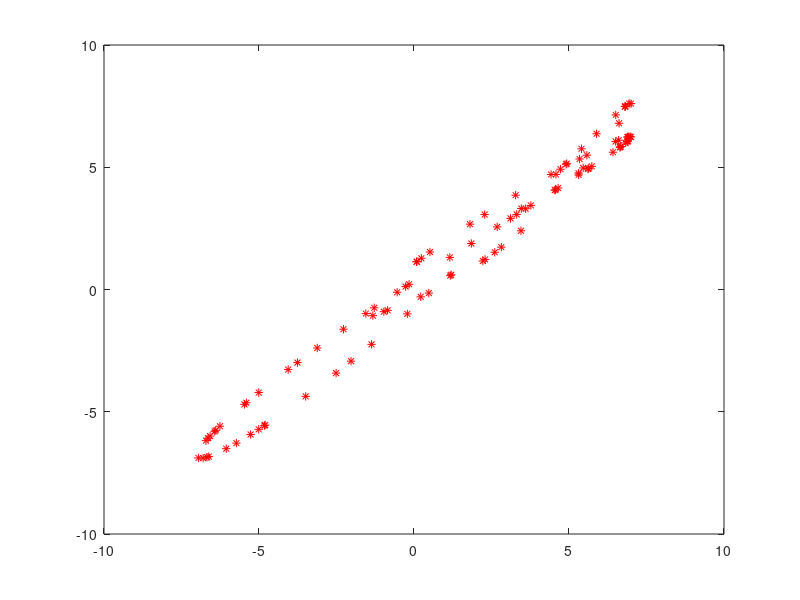

Write MATLAB code to recreate this figure.
  x =[0.162182   7.084272 
  0.794285   6.930437 
  0.311215   0.331104 
  0.528533  -5.845521 
  0.165649   6.768362 
  0.601982  -1.632479 
  0.262971   3.490131 
  0.654079   1.810397 
  0.689215   4.107151 
  0.748152   6.572311 
  0.450542  -7.038899 
  0.083821   5.171680 
  0.228977   5.238165 
  0.913337   1.904681 
  0.152378   7.328685 
  0.825817   6.260808 
  0.538342  -5.579011 
  0.996135  -3.720733 
  0.078176   4.696841 
  0.442678  -6.754885 
  0.106653   6.073883 
  0.961898  -1.044877 
  0.004634   0.274475 
  0.774910   6.748695 
  0.817303   6.967427 
  0.868695   4.955727 
  0.084436   5.186891 
  0.399783  -5.588892 
  0.259870   3.527355 
  0.800068   6.893620 
  0.431414  -6.396972 
  0.910648   2.138448 
  0.181847   6.875081 
  0.263803   3.456227 
  0.145539   6.703301 
  0.136069   6.656463 
  0.869292   4.529539 
  0.579705  -3.372076 
  0.549860  -5.009828 
  0.144955   6.951103 
  0.853031   4.853293 
  0.622055  -0.529554 
  0.350952  -2.269311 
  0.513250  -6.604659 
  0.401808  -5.192728 
  0.075967   4.890824 
  0.239916   4.726767 
  0.123319   6.641340 
  0.183908   6.436584 
  0.239953   4.713784 
  0.417267  -5.684185 
  0.049654   3.354400 
  0.902716   2.718830 
  0.944787  -0.308477 
  0.490864  -6.871793 
  0.489253  -6.840264 
  0.337719  -1.548717 
  0.900054   2.806833 
  0.369247  -3.711323 
  0.111203   6.680927 
  0.780252   6.539062 
  0.389739  -4.355187 
  0.241691   4.707783 
  0.403912  -5.272507 
  0.096455   5.419696 
  0.131973   6.662535 
  0.942051  -0.025709 
  0.956135  -0.868460 
  0.575209  -3.879411 
  0.059780   4.034078 
  0.234780   4.748558 
  0.353159  -2.648036 
  0.821194   6.686769 
  0.015403   1.139394 
  0.043024   3.136137 
  0.168990   7.151624 
  0.649115   1.315133 
  0.731722   6.067009 
  0.647746   1.162506 
  0.450924  -7.120406 
  0.547009  -4.899965 
  0.296321   1.242090 
  0.744693   6.417055 
  0.188955   6.829612 
  0.686775   3.981797 
  0.183511   6.826942 
  0.368485  -3.368415 
  0.625619  -0.003017 
  0.780227   7.038597 
  0.081126   4.938004 
  0.929386   0.783501 
  0.775713   7.205613 
  0.486792  -7.237876 
  0.435859  -6.571325 
  0.446784  -7.181492 
  0.306349   0.750230 
  0.508509  -6.347096 
  0.510772  -6.459863 
  0.817628   6.625408 
  0.794831   6.471621];

xp =[0.140255 6.901164 
0.260130 3.600697 
0.086815 5.341947 
0.429397 -6.396137 
0.257283 3.770142 
0.297555 1.156939 
0.424858 -6.260498 
0.119207 6.503961 
0.495067 -6.802217 
0.706407 4.927368 
0.243573 4.540814 
0.785070 6.999962 
0.074090 4.724644 
0.393883 -5.008021 
0.003394 0.237543 
0.220677 5.631461 
0.001301 0.091037 
0.189180 6.642442 
0.142484 6.925571 
0.268076 3.112858 
0.174892 6.889244 
0.138649 6.881445 
0.598886 -2.030686 
0.901058 2.817197 
0.939380 0.216827 
0.221184 5.610285 
0.482671 -6.954304 
0.376011 -4.058801 
0.523780 -6.055824 
0.264873 3.312073 
0.068357 4.420967 
0.436327 -6.577723 
0.173853 6.901759 
0.026107 1.806808 
0.954678 -0.851916 
0.430597 -6.429783 
0.961559 -1.327564 
0.762414 6.815925 
0.007349 0.513943 
0.680039 3.461145 
0.705951 4.904621 
0.645129 1.171184 
0.552310 -4.822891 
0.218109 5.736369 
0.772366 6.940643 
0.228028 5.310874 
0.370865 -3.760049 
0.890929 3.450727 
0.856377 5.309503 
0.402434 -5.407385 
0.318019 -0.270123 
0.608635 -1.368938 
0.910195 2.220733 
0.909098 2.293424 
0.591594 -2.513294 
0.332571 -1.281580 
0.853064 5.457703 
0.442398 -6.710881 
0.904355 2.604393 
0.033179 2.280178 
0.532426 -5.730004 
0.716497 5.403139 
0.179302 6.827871 
0.336533 -1.553122 
0.187713 6.674120 
0.321927 -0.543208 
0.403857 -5.470098 
0.548566 -5.009394 
0.048739 3.278225 
0.552732 -4.801423 
0.274811 2.683825 
0.241502 4.650196 
0.243145 4.563584 
0.154159 6.997016 
0.956416 -0.972543 
0.935661 0.476780 
0.818714 6.615089 
0.728262 5.888152 
0.175812 6.877547 
0.360371 -3.120909 
0.188790 6.650998 
0.001198 0.083886 
0.316420 -0.158204 
0.699617 4.578660 
0.625255 -0.214401 
0.543062 -5.270789 
0.439037 -6.640193 
0.287427 1.849033 
0.501659 -6.678604 
0.761546 6.801821 
0.762408 6.815822 
0.576056 -3.494103 
0.747663 6.507502 
0.645535 1.199174 
0.123220 6.602542 
0.504398 -6.618682 
0.347261 -2.275058 
0.092148 5.575468 
0.147849 6.970203 
0.198170 6.417330];

xpp = xp(:,1);
ypp = xp(:,2);

xt = x(:,1);
yt = x(:,2);
model = svmtrain(yt, xt, '-s 3 -c 142.760392 -t 1  -g 1  -r  1  -d  19 -p 1.083875');
[yp, accuracy, yf] = svmpredict(ypp,xpp, model);
plot(ypp,yp, 'r*')